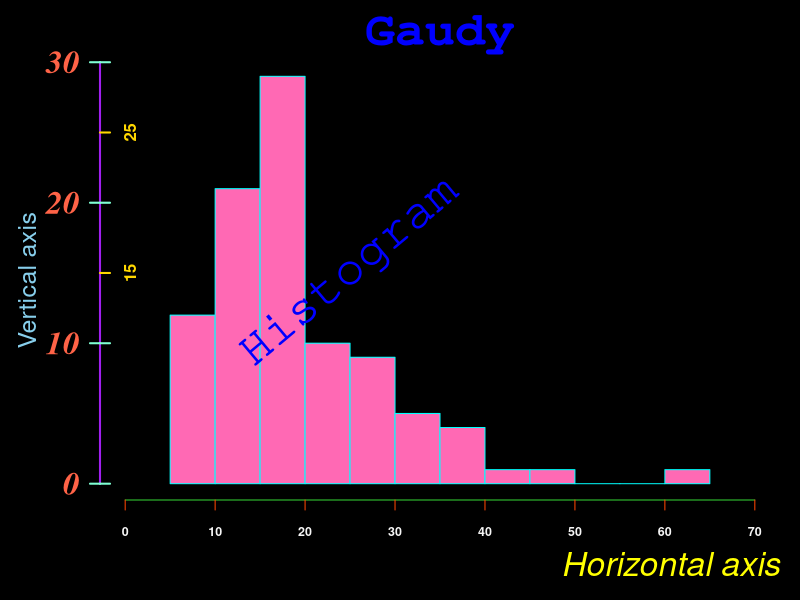

This figure's R source:
#right-closed bins
#x background: black
#x bars: hotpink
#x bars-border: cyan 
#x figure margins: (5,5,3,1)
#x horizontal axis: limegreen
#x - tick marks: orangered 
#x - font: bold, san serif
#x - fontsize: 0.75 times default
#x - fontcolor: whitesmoke
# - label: "Horizontal axis"
#			- color: yellow
#			- justification: right
#			- font: italic, sans serif
#			- fontsize: 2 times default value
#x vertical axis: purple
#x - line width: 2 times default value
#x - major tick marks: aquamarine
#x			- line width: 2 times default value
#x			- font: bold, italic, serif typeface
#x			- fontsize: 2 times default value
#x			- fontcolor: tomato
#x - minor tick marks: gold
#x			- line width: 2 times default value
#x			- font: bold, sans serif
#x			- fontsize: 1 times
#??? tick label inside: mgp 		
#x - label: "Vertical axis"
#x			- color: skyblue
#x			- justification: centered
#x			- font: sans serif
#x			- fontsize: 1.5 times the default value
#x main title: "Gaudy"
#x - position: centered
#x - color: blue
#x - font: bold, monospaced
#x - fontsize: 3 times default value
# text: "Histogram"
#		- color: blue
#		- position: (x,y) = (25,15)
#		- rotation: 40 degrees counter clockwise wrt horizontal axis
#		- font: sans serif
#		- fontsize: 3 times the default value
# Section 2
# Group X
#  Qiaoqiao Jiang
#  Yunyun Tao
#  Ryan Quigley
# Problem 1

# Dataset
data(Cars93, package = "MASS")

# Histogram
par(mar = c(5,5,3,1), bg = "black")
hist(Cars93$Price, 
	xlim = c(0,70), 
	col = "hotpink", 
	border = "cyan", 
	ann = FALSE, 
	axes = FALSE)

# X-axis
axis(1, 
	at = seq.int(0, 70, by = 10), 
	labels = seq.int(0, 70, by = 10), 
	col = "limegreen", 
	col.ticks = "orangered",
	col.axis = "whitesmoke",
	family = "sans", 
	font.axis = 2, 
	cex.axis = 0.75)

# Y-axis: major ticks
axis(2, 
	at = seq.int(0, 30, by = 10), 
	labels = seq.int(0, 30, by = 10), 
	col = "purple", 
	col.ticks = "aquamarine", 
	lwd = 2, 
	lwd.ticks = 2,
	family = "serif", 
	font.axis = 4, 
	cex.axis = 2, 
	col.axis = "tomato", 
	las = 1)
# Y-axis: major ticks (inside)
axis(2, 
	at = seq.int(0, 30, by = 10), 
	labels = NA, col = "transparent", 
	col.ticks = "aquamarine", 
	lwd.ticks = 2, 
	tcl = -par("tcl"))

# Y-axis: minor ticks
axis(2, 
	at = c(15, 25), 
	labels = c(15, 25), 
	col = "transparent", 
	col.ticks = "gold", 
	lwd.ticks = 2, 
	tcl = -par("tcl"),
	family = "sans", 
	font.axis = 2, 
	cex.axis = 1, 
	col.axis = "gold", 
	las = 0, 
	mgp = c(3,-2,0))

# Main title
title(main = "Gaudy", 
	col.main = "blue", 
	font.main = 2, 
	family = "mono", 
	cex.main = 3)
# X-axis label
title(xlab = "Horizontal axis", 
	col.lab = "yellow", 
	font.lab = 3, 
	family = "sans", 
	cex.lab = 2, 
	adj = 1)
# Y-axis label
title(ylab = "Vertical axis", 
	col.lab = "skyblue", 
	family = "sans", 
	cex.lab = 1.5)

# Text overlay
text(x = 25, y = 15, 
	labels = "Histogram", 
	col = "blue", 
	cex = 3, 
	srt = 40, 
	family = "mono")
